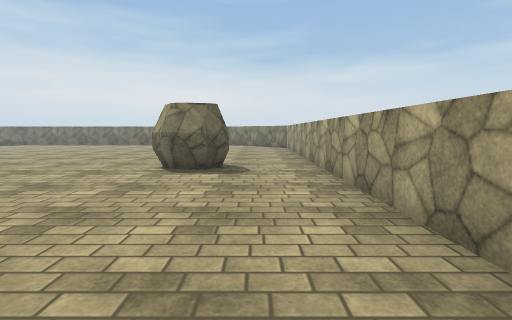
View 1 (above)

19 first-person views from a walk through a scene from a Unity 3-D project. The camera is 1.4 m above the floor, tilts 6° down and sees 85° across. The floor is counted in squares, 1 m on a side. Each view is taken from the middle of a square. On the plan, view 1 faces up. The plan holds only what a view shows up to about 14 squares ahead; the rest is blank. Surface patterns are stand-ins for the level's own textures.

View 2
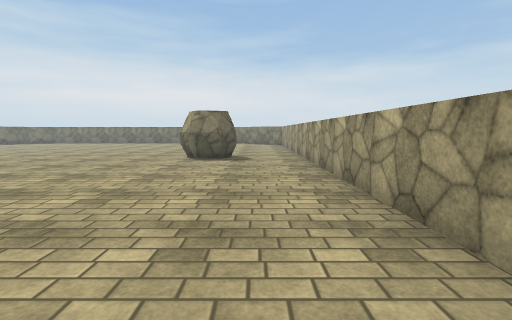

View 3
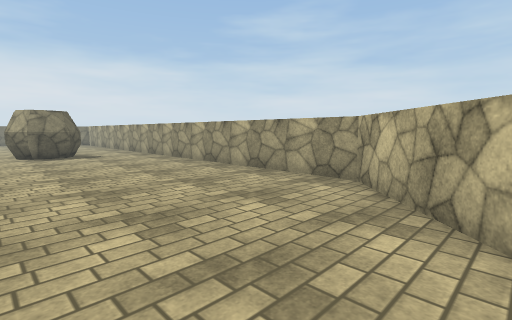

View 4
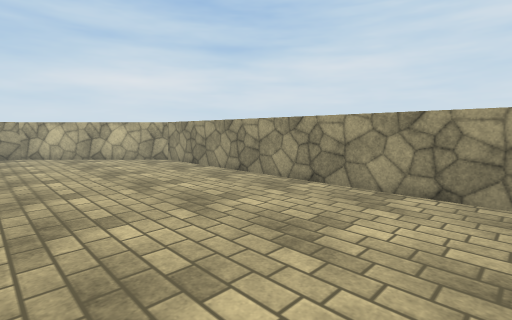

View 5
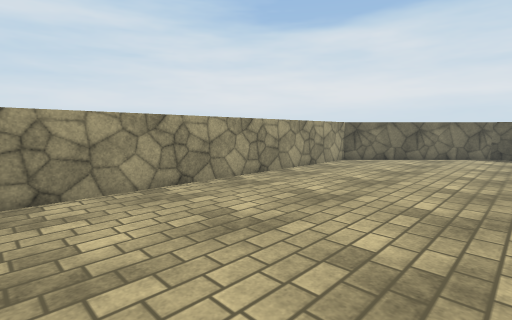

View 6
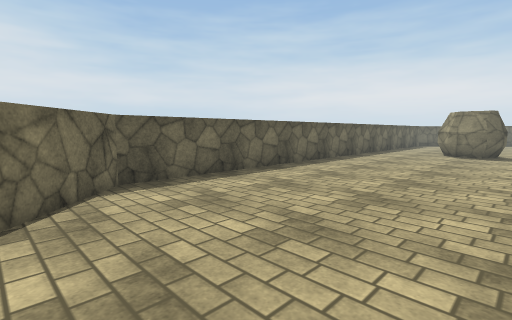

View 7
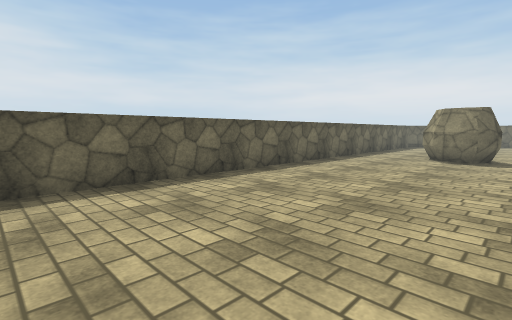

View 8
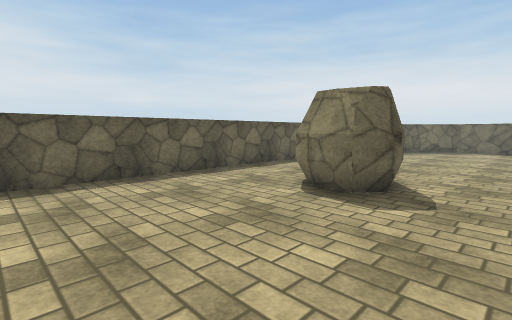

View 9
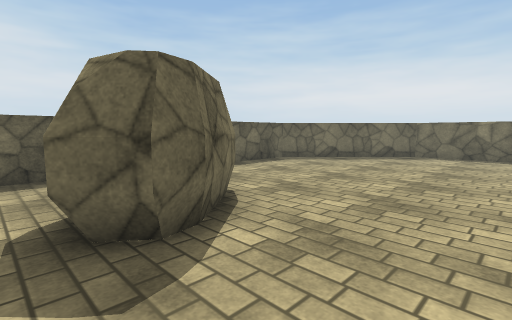

View 10
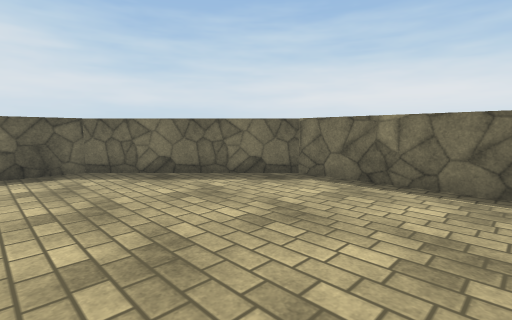

View 11
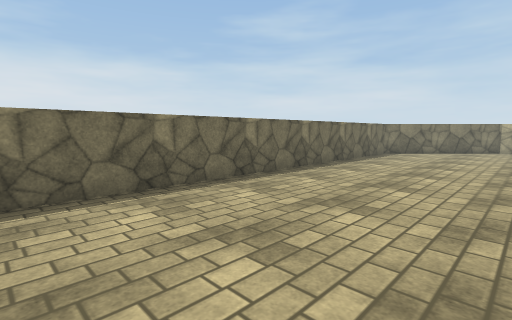

View 12
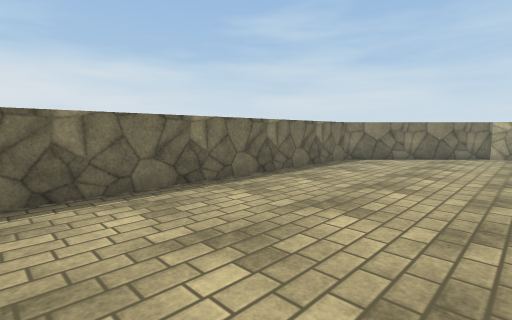

View 13
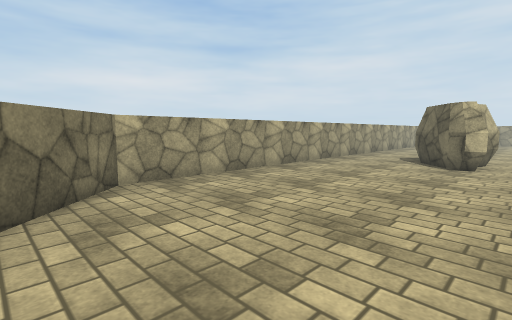

View 14
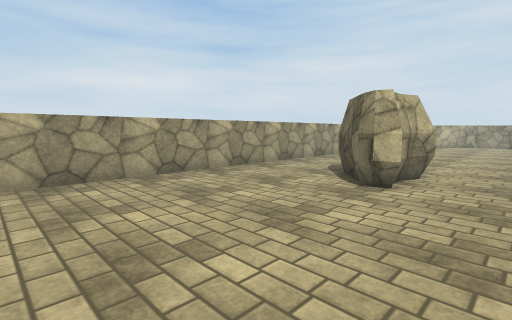

View 15
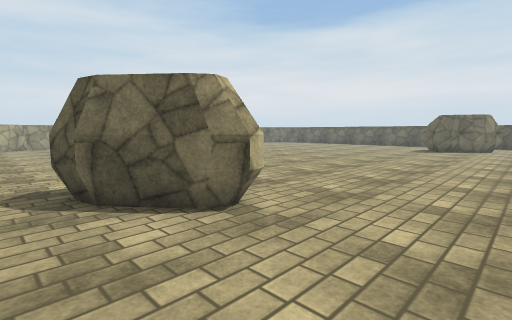

View 16
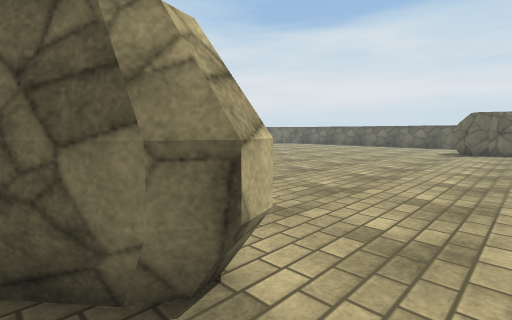

View 17
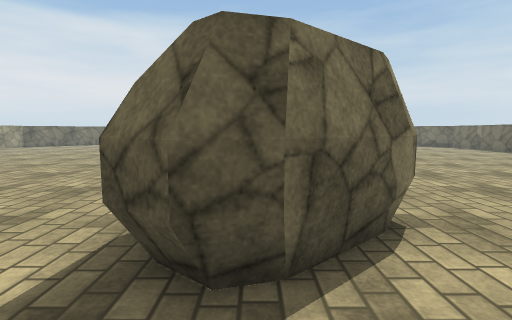

View 18
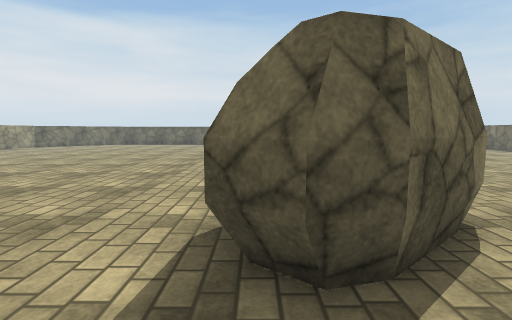

View 19
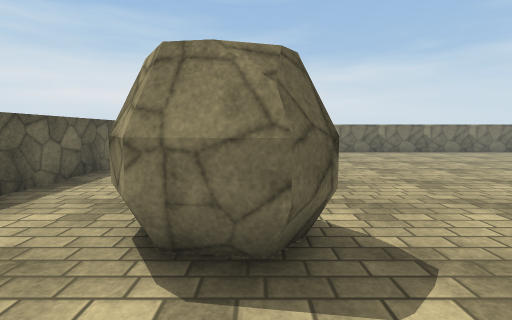

### Floor plan
Points are (right, up) in squares from view 1. A wall is a line through its corners. A room is listed if a view was taken in it or the views show most of it. See-through windows are left out.
Room 1 (views 1, 2, 3, 4, 5, 6, 7, 8, 9, 10, 11, 12, 13, 14, 15, 16, 17, 18, 19)
walls: (-27.5, 22.5) (-27.5, -3.5) (-22.5, -8.5) (-2.5, -8.5) (2.5, -3.5) (2.5, 22.5) (-2.5, 27.5) (-22.5, 27.5) (-27.5, 22.5)
objects: other object (-24, 12) to (-21, 15); other object (-4, 10) to (-1, 13)

Where each view was taken, in squares from view 1:
view 1: 0 up, 0 right, facing up
view 2: 4 down, 0 right, facing up
view 3: 7 down, 5 left, facing up-right
view 4: 2 down, 15 left, facing down-right
view 5: 2 down, 10 left, facing down-left
view 6: 6 down, 20 left, facing up-left
view 7: 3 down, 20 left, facing up-left
view 8: 6 up, 19 left, facing up-left
view 9: 11 up, 18 left, facing up-left
view 10: 20 up, 17 left, facing up-left
view 11: 21 up, 20 left, facing up-right
view 12: 21 up, 15 left, facing up-right
view 13: 25 up, 5 left, facing down-right
view 14: 20 up, 6 left, facing down-right
view 15: 17 up, 0 right, facing down-left
view 16: 15 up, 2 left, facing down-left
view 17: 11 up, 1 right, facing left
view 18: 10 up, 1 right, facing left
view 19: 9 up, 22 left, facing up
